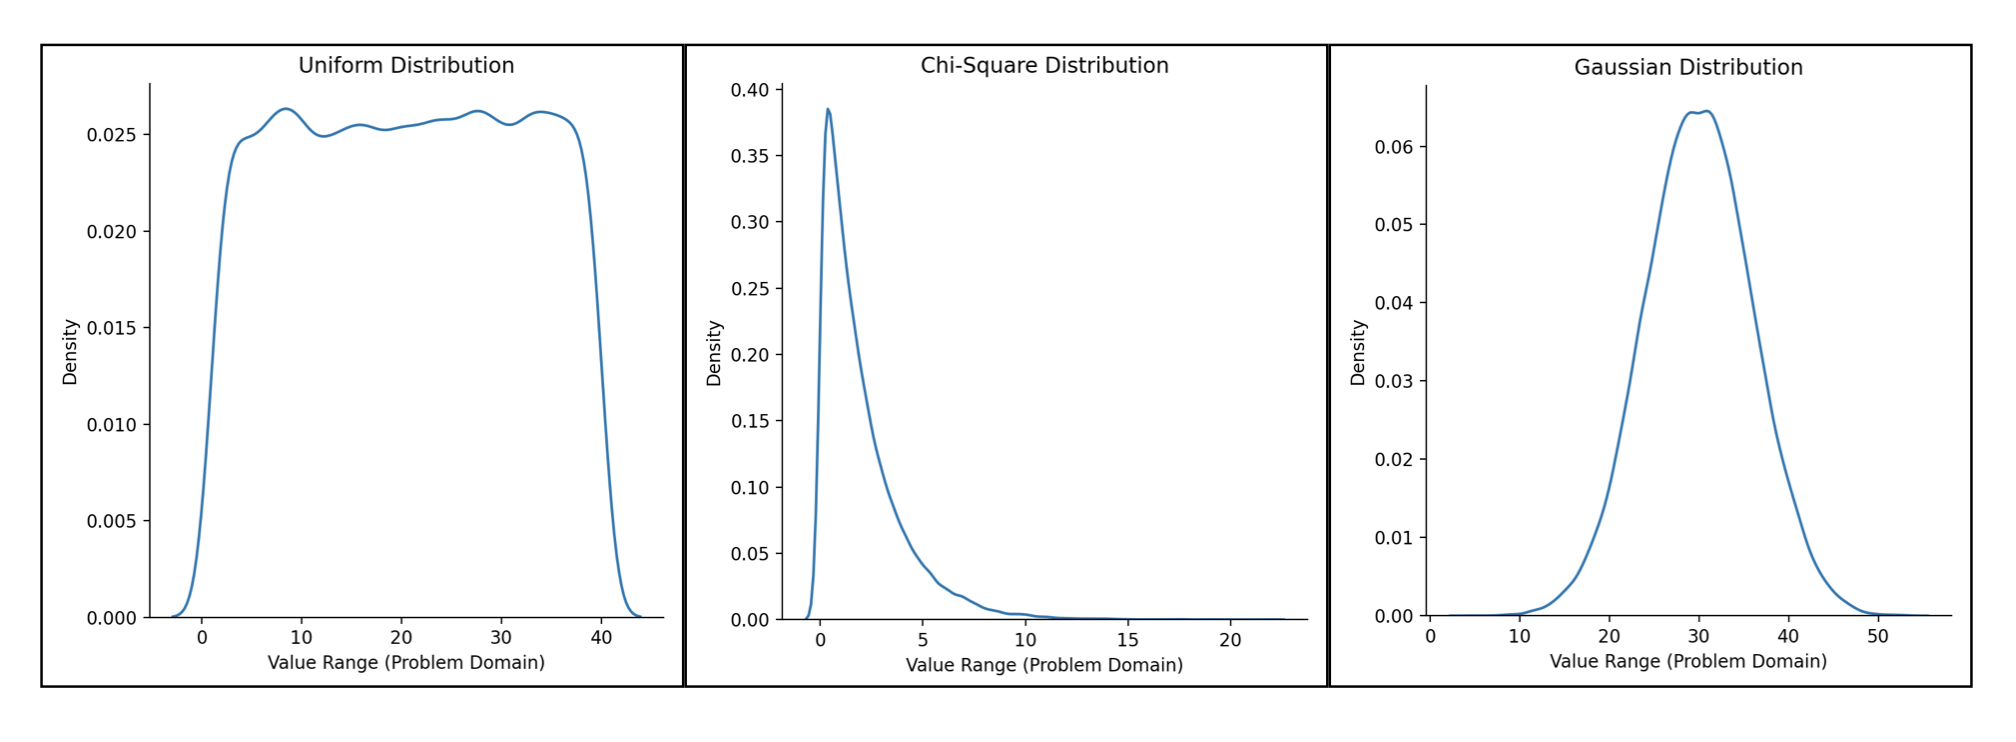

Recreate this plot in Python.


import numpy as np
import seaborn as sns
import matplotlib.pyplot as plt

dof = 2  # degree of freedom
mean, var = 30, 6
low, high = 1, 40

dist1 = np.random.uniform(low, high, 50000)
dist2 = np.random.chisquare(dof, 50000)
dist3 = np.random.normal(mean, var, 50000)

plt1 = sns.displot(data=dist1, kind="kde")
plt2 = sns.displot(data=dist2, kind="kde")
plt3 = sns.displot(data=dist3, kind="kde")

plt1.set_xlabels("Value Range (Problem Domain)")
plt1.set(title="Uniform Distribution")

plt2.set_xlabels("Value Range (Problem Domain)")
plt2.set(title="Chi-Square Distribution")

plt3.set_xlabels("Value Range (Problem Domain)")
plt3.set(title="Gaussian Distribution")

plt.show()
